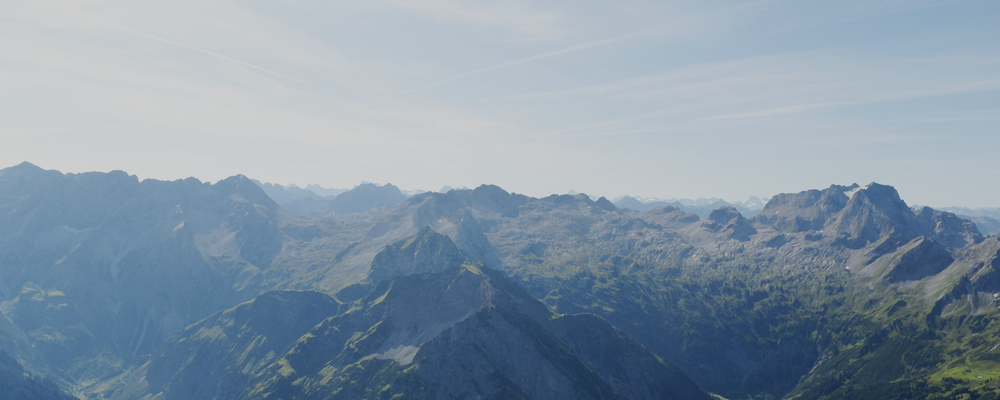
#> input picture Mathematics/opencv/images/Camera1.png, 1000 x 400 px, shrunk from 2700 x 1080 before the run
$ jupyter execute remap.ipynb
#> lines starting #> are read from the running program, lines starting #| are printed output that depends on the picture
# Image remap for an office room theater

Date: 2024/01/08 - 2024/01/09

Reference: https://stackoverflow.com/questions/46520123/how-do-i-use-opencvs-remap-function

```
LEFT WALL

----0----P------------------------W----> X axis
           Camera1 image
    +----+------------------------+
     \   |                   .    |
      \  D              .         |
       \ |         .              |
        \|    .                   |
         X                        | Camera2 image
        /|    .                   |
       / |         .              |
      /  D              .         |
     /   |                   .    |
    +----+------------------------+
           Camera3 image
<---W----P------------------------O---- X axis

RIGHT WALL
```

[cell 1]
import math
import numpy as np
import matplotlib.pyplot as plt
import cv2

PL = 2  # 2m
D = 2.5  # 2.5m
W = 8

# <<< LEFT WALL >>>
# fx returns D/ sqrt(D**2 + P**2) at x = 0
# fx returns 1 at x = P
# fx returns D / sqrt(D**2 + (W-P)**2) at x = W

fx = lambda x: D / math.sqrt(D**2 + (x-PL)**2)

[cell 2]
print(f'x  left')
for x in range(0, 10, 1):
    print(f'{x}, {fx(x):.2F}')

[cell 3]
new_x_left = []
x_accum = 0
for i in range(0, 32):
    x = W * i/32
    x_accum += fx(x)
    new_x_left.append(x_accum)

new_x_left = np.array(new_x_left)

new_x_right = []
x_accum = 0
for i in range(32, 0, -1):
    x = W * i/32
    x_accum += fx(x)
    new_x_right.append(x_accum)

[cell 4]
plt.stem(new_x_left, markerfmt='bo', label='left')
plt.stem(new_x_right, markerfmt='go', label='right')
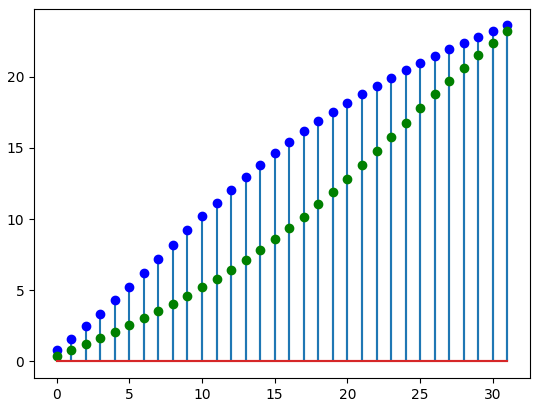
#> figure drawn by matplotlib, 1 panel; curve peaks at x = 31, y = 23.61; curve peaks at x = 31, y = 23.22

[cell 5]
img_left = cv2.imread('images/Camera1.png')
#> img_left is the input picture: shape (400, 1000, 3); mean B, G, R 166, 150.1, 132.6
img_left = cv2.cvtColor(img_left, cv2.COLOR_BGR2RGB)
plt.imshow(img_left)

[cell 6]
img_right = cv2.imread('images/Camera3.png')
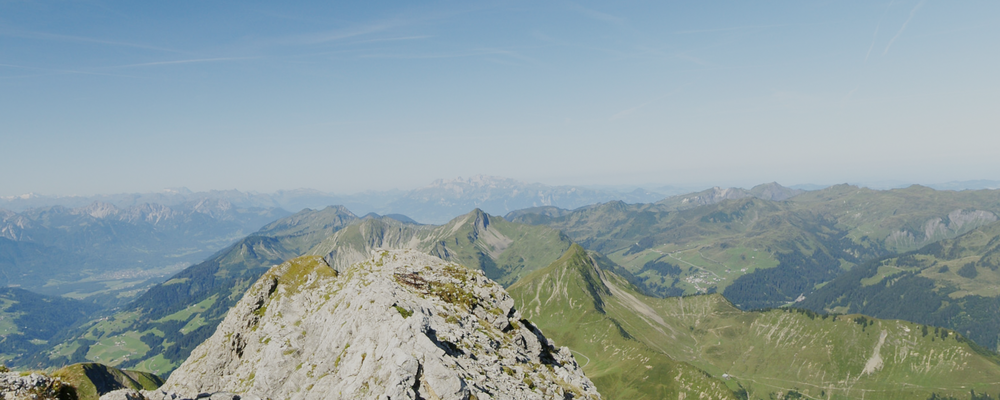
#> input picture Mathematics/opencv/images/Camera3.png, 1000 x 400 px, shrunk from 2700 x 1080 before the run
#> img_right is the input picture: shape (400, 1000, 3); mean B, G, R 162.8, 159.6, 142.9
img_right = cv2.cvtColor(img_right, cv2.COLOR_BGR2RGB)
plt.imshow(img_right)

[cell 7]
# (y, x, color depth)
img_left.shape
#> Out = (400, 1000, 3)

[cell 8]
new_x_left = []
x_accum = 0
img_width = img_left.shape[1]
#> img_width = 1000
for i in range(0, img_width):
    x = W * i / img_width
    x_accum += fx(x)
    new_x_left.append(x_accum)
#> after the loop, new_x_left = 1000 values from 0.781 to 732.1; x_accum = 732.1

new_x_left = np.array(new_x_left)

new_x_left[-1]
#> Out = 732.1

[cell 9]
new_x_right = []
x_accum = 0
img_width = img_left.shape[1]
for i in range(img_width, 0, -1):
    x = W * i / img_width
    x_accum += fx(x)
    new_x_right.append(x_accum)
#> after the loop, new_x_right = 1000 values from 0.385 to 731.7; x_accum = 731.7

new_x_right = np.array(new_x_right)

new_x_right[-1]
#> Out = 731.7

[cell 10]
ratio = img_left.shape[1] / new_x_left[-1]
#> ratio = 1.37
new_x_left = new_x_left * ratio
new_x_left

[cell 11]
ratio = img_right.shape[1] / new_x_right[-1]
new_x_right = new_x_right * ratio
new_x_right

[cell 12]
len(new_x_left), len(new_x_right)

[cell 13]
map_x_left = np.zeros(img_left.shape[:2])
map_x_right = np.zeros(img_right.shape[:2])
map_y = np.zeros(img_left.shape[:2])
map_x_left.shape, map_x_right.shape

[cell 14]
for y in range(img_left.shape[0]):
    for x in range(img_left.shape[1]):
        map_x_left[y, x] = new_x_left[x]
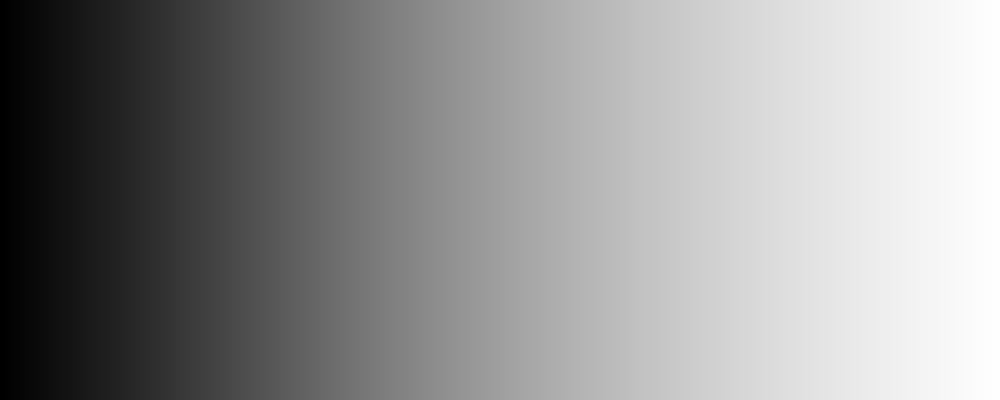
#> map_x_left: shape (400, 1000) float64; min 1.07, max 1000, mean 574.3; drawn with min black and max white

map_x_left

[cell 15]
for y in range(img_right.shape[0]):
    for x in range(img_right.shape[1]):
        map_x_right[y, x] = new_x_right[x]
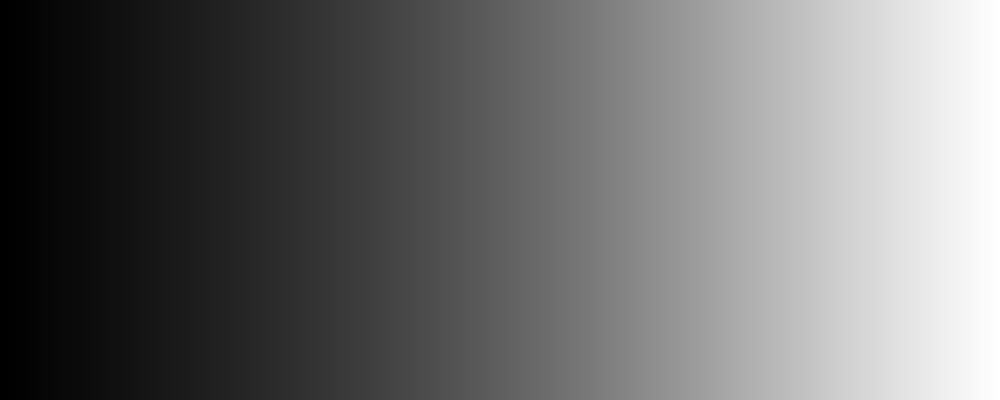
#> map_x_right: shape (400, 1000) float64; min 0.526, max 1000, mean 426.4; drawn with min black and max white

map_x_right

[cell 16]
for y in range(img_left.shape[0]):
    for x in range(img_left.shape[1]):
        map_y[y, x] = y
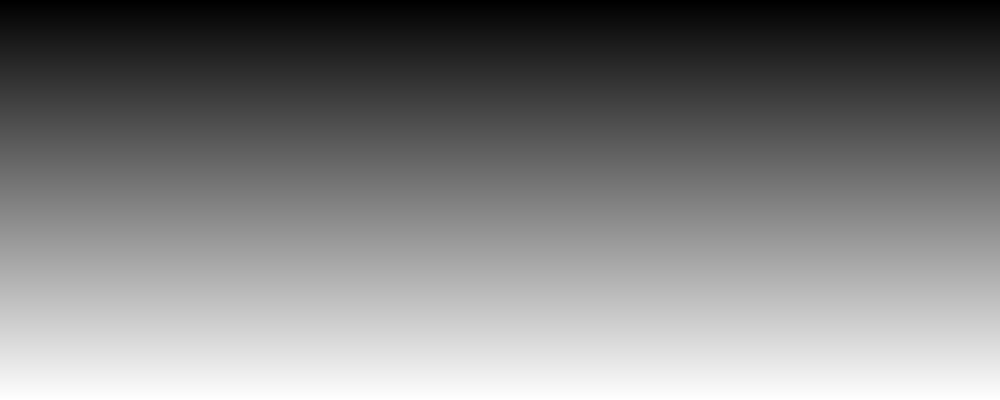
#> map_y: shape (400, 1000) float64; min 0, max 399, mean 199.5; drawn with min black and max white
map_y

[cell 17]
mapped_img_left = cv2.remap(img_left, map_x_left.astype(np.float32), map_y.astype(np.float32), cv2.INTER_LINEAR)
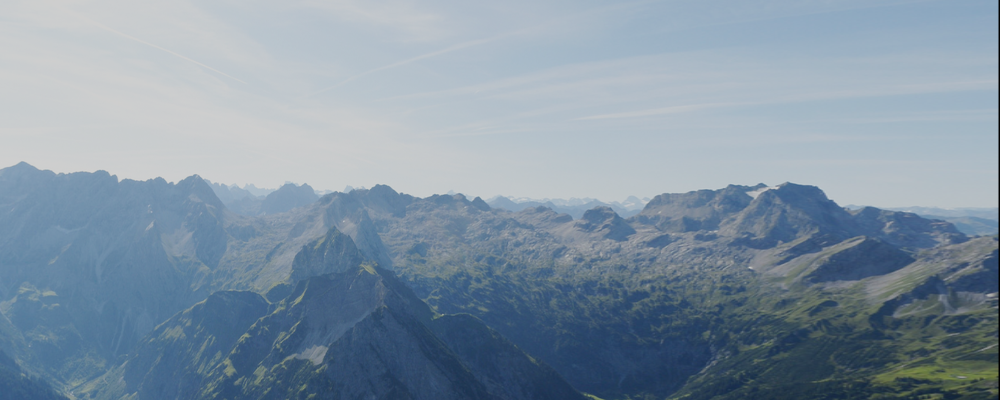
#> mapped_img_left: shape (400, 1000, 3); mean R, G, B 130.2, 147.6, 163.2
plt.imshow(mapped_img_left)
mapped_img_left = cv2.cvtColor(mapped_img_left, cv2.COLOR_BGR2RGB)
cv2.imwrite('mapped_img_right.png', mapped_img_left)
#> Out = True

[cell 18]
plt.imshow(img_left)

[cell 19]
mapped_img_right = cv2.remap(img_right, map_x_right.astype(np.float32), map_y.astype(np.float32), cv2.INTER_LINEAR)
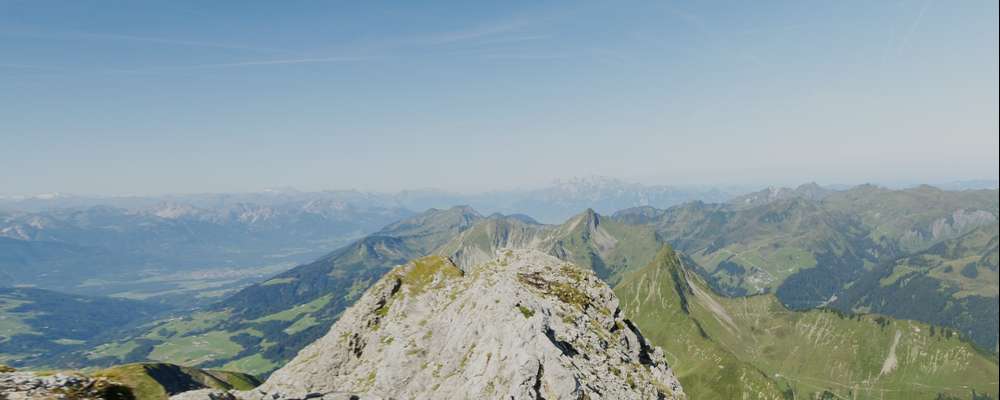
#> mapped_img_right: shape (400, 1000, 3); mean R, G, B 140.1, 158.2, 163.8
plt.imshow(mapped_img_right)
mapped_img_right = cv2.cvtColor(mapped_img_right, cv2.COLOR_BGR2RGB)
cv2.imwrite('mapped_img_right.png', mapped_img_right)
#> Out = True
